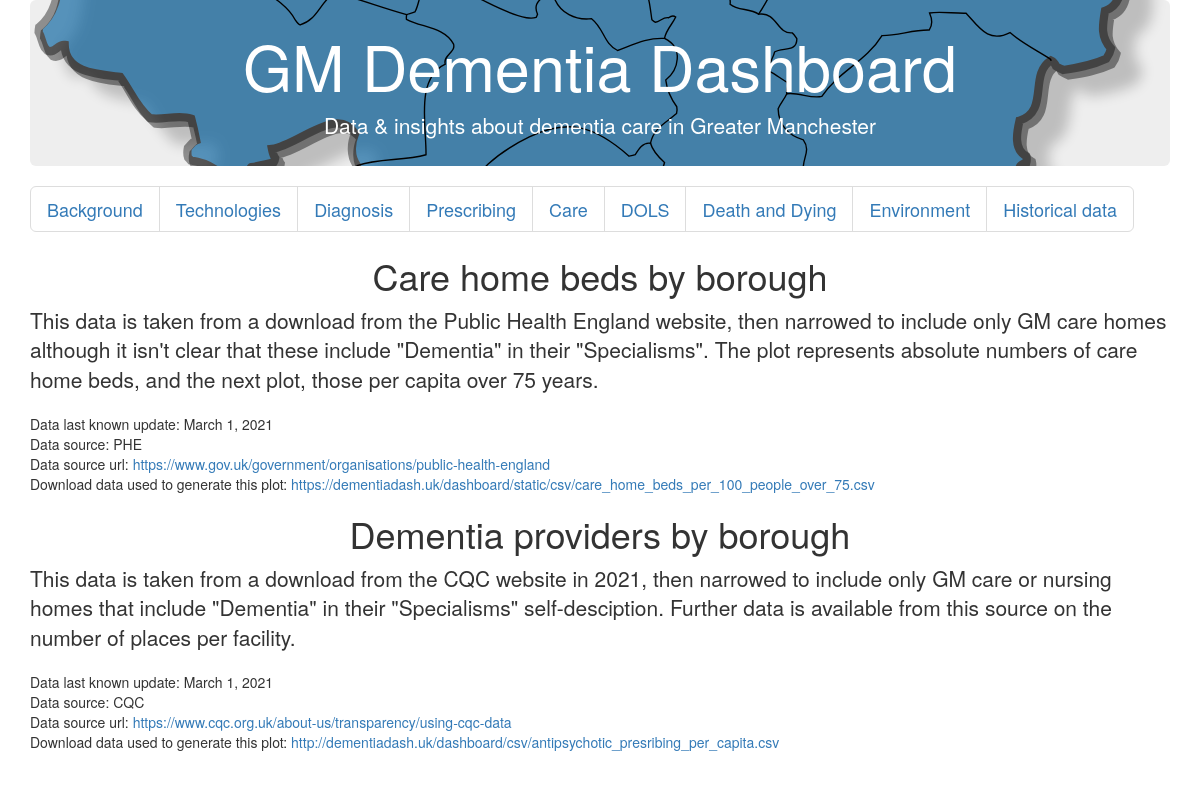
/dashboard/care, run on the app's committed database.
### dashboard/models.py (models this page shows)
class Graph(models.Model):
    title = models.CharField(max_length=100)
    caption = models.TextField(max_length=1000)
    technology = models.CharField(max_length=20)
    updated = models.DateField(auto_now=False)
    bokeh_html = models.TextField(max_length=100000)
    source = models.CharField(max_length=15)
    source_url = models.URLField()
    download_data_link = models.URLField()
    topic = models.CharField(max_length=20, default="topic")

### dashboard/views.py (the view)
# urls.py: path("<str:topic>", views.section_graphs),
def section_graphs(request, topic):
    graphs = Graph.objects.filter(topic__iexact=topic)
    return render(request, 'dashboard/graph.html',
                  {'graphs': graphs})

### dashboard/templates/dashboard/graph.html (shortened to what this page needs)
<!DOCTYPE html>
<html lang="en">
<head>
    <link rel="stylesheet" href="https://maxcdn.bootstrapcdn.com/bootstrap/3.3.7/css/bootstrap.min.css"
>
    <link rel="stylesheet" href="https://maxcdn.bootstrapcdn.com/bootstrap/3.3.7/css/bootstrap-theme.min.css"
>
</head>
<body>
<div class="container">
    <div class="jumbotron text-center jumbotron-fluid">
        <h1>GM Dementia Dashboard</h1>
        <p class="lead">Data & insights about dementia care in Greater Manchester</p>
    </div>
</div>
<div class="container justify-content-center paginated">
    <nav aria-label="Page navigation">
        <ul class="pagination justify-content-center pagination-lg">
            <li class="page-item"><a class="page-link" href="/dashboard/background">Background</a></li>
            <li class="page-item"><a class="page-link" href="/dashboard/technologies">Technologies</a></li>
            <li class="page-item"><a class="page-link" href="/dashboard/diagnosis">Diagnosis</a></li>
            <li class="page-item"><a class="page-link" href="/dashboard/prescribing">Prescribing</a></li>
            <li class="page-item"><a class="page-link" href="/dashboard/care">Care</a></li>
            <li class="page-item"><a class="page-link" href="/dashboard/dols">DOLS</a></li>
            <li class="page-item"><a class="page-link" href="/dashboard/dying">Death and Dying</a></li>
            <li class="page-item"><a class="page-link" href="/dashboard/environment">Environment</a></li>
            <li class="page-item"><a class="page-link" href="/dashboard/historical">Historical data</a></li>
        </ul>
    </nav>
    {% for graph in graphs %}
        <div class="graph_title">
            <h1 class="display-1 text-center">{{ graph.title }}</h1>
        </div>
        <figure class="figure d-block">{{ graph.bokeh_html|safe }}
            <figcaption class="figure-caption text-left">
                <h4 class="lead">{{ graph.caption }}
            </figcaption>
        </figure>
        <div class="data_sources">
            <ul class="list-unstyled">
                <li>Data last known update: {{ graph.updated }}</li>
                <li>Data source: {{ graph.source }}</li>
                <li>Data source url: <a
                        href="{{ graph.source_url }}">{{ graph.source_url }}</a></li>
                <li>Download data used to generate this plot: <a
                        href="{{ graph.download_data_link }}">{{ graph.download_data_link }}</a></li>
            </ul>
        </div>
    {% endfor %}
</div>
</body>
</html>

### dashboard/templates/dashboard/graph.html (style rules this page uses)
.jumbotron { margin-bottom: 0; padding-bottom: 1%; padding-top: 1%; color: white; background-position: right; background-repeat: no-repeat; background-image: url("../../static/img/England_Greater_Manchester.svg"); background-size: cover; }
.pagination { margin-bottom: 0; padding-bottom: 0; padding-top: 0; }
.data_sources { border-style: solid; border-width: 0.5px; border: black; }

### data on the page
Graph: title "Care home beds by borough", caption "This data is taken from a download from the Public Health England website, then narrowed to include only GM care homes although it isn't clear that these include \"Dementia\" in their \"Specialisms\". The plot represents absolute numbers of care home beds, and the next plot, those per capita over 75 years.", updated "March 1, 2021", source "PHE", source_url "https://www.gov.uk/government/organisations/public-health-england", download_data_link "https://dementiadash.uk/dashboard/static/csv/care_home_beds_per_100_people_over_75.csv"
Graph: title "Dementia providers by borough", caption "This data is taken from a download from the CQC website in 2021, then narrowed to include only GM care or nursing homes that include \"Dementia\" in their \"Specialisms\" self-desciption. Further data is available from this source on the number of places per facility.", updated "March 1, 2021", source "CQC", source_url "https://www.cqc.org.uk/about-us/transparency/using-cqc-data", download_data_link "http://dementiadash.uk/dashboard/csv/antipsychotic_presribing_per_capita.csv"
